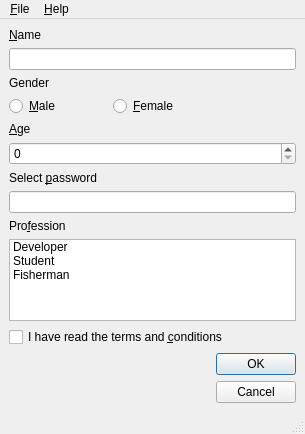
<ui version="4.0" >
 <class>MainWindow</class>
 <widget class="QMainWindow" name="MainWindow" >
  <property name="geometry" >
   <rect>
    <x>0</x>
    <y>0</y>
    <width>305</width>
    <height>434</height>
   </rect>
  </property>
  <property name="windowTitle" >
   <string>MainWindow</string>
  </property>
  <widget class="QWidget" name="centralwidget" >
   <layout class="QGridLayout" >
    <property name="margin" >
     <number>9</number>
    </property>
    <property name="spacing" >
     <number>6</number>
    </property>
    <item row="1" column="0" colspan="3" >
     <widget class="QLineEdit" name="nameEdit" />
    </item>
    <item row="0" column="0" colspan="2" >
     <widget class="QLabel" name="nameLabel" >
      <property name="text" >
       <string>&amp;Name</string>
      </property>
      <property name="buddy" >
       <cstring>nameEdit</cstring>
      </property>
     </widget>
    </item>
    <item row="2" column="0" colspan="2" >
     <widget class="QLabel" name="genderLabel" >
      <property name="text" >
       <string>Gender</string>
      </property>
     </widget>
    </item>
    <item row="3" column="1" colspan="2" >
     <widget class="QRadioButton" name="femaleRadioButton" >
      <property name="text" >
       <string>&amp;Female</string>
      </property>
     </widget>
    </item>
    <item row="3" column="0" >
     <widget class="QRadioButton" name="maleRadioButton" >
      <property name="text" >
       <string>&amp;Male</string>
      </property>
     </widget>
    </item>
    <item row="4" column="0" colspan="2" >
     <widget class="QLabel" name="ageLabel" >
      <property name="text" >
       <string>&amp;Age</string>
      </property>
      <property name="buddy" >
       <cstring>ageSpinBox</cstring>
      </property>
     </widget>
    </item>
    <item row="5" column="0" colspan="3" >
     <widget class="QSpinBox" name="ageSpinBox" />
    </item>
    <item row="6" column="0" colspan="2" >
     <widget class="QLabel" name="passwordLabel" >
      <property name="text" >
       <string>Select &amp;password</string>
      </property>
      <property name="buddy" >
       <cstring>passwordEdit</cstring>
      </property>
     </widget>
    </item>
    <item row="7" column="0" colspan="3" >
     <widget class="QLineEdit" name="passwordEdit" >
      <property name="echoMode" >
       <enum>QLineEdit::Password</enum>
      </property>
     </widget>
    </item>
    <item row="9" column="0" colspan="3" >
     <widget class="QListWidget" name="professionList" >
      <item>
       <property name="text" >
        <string>Developer</string>
       </property>
      </item>
      <item>
       <property name="text" >
        <string>Student</string>
       </property>
      </item>
      <item>
       <property name="text" >
        <string>Fisherman</string>
       </property>
      </item>
     </widget>
    </item>
    <item row="11" column="2" >
     <widget class="QDialogButtonBox" name="buttonBox" >
      <property name="orientation" >
       <enum>Qt::Vertical</enum>
      </property>
      <property name="standardButtons" >
       <set>QDialogButtonBox::Cancel|QDialogButtonBox::NoButton|QDialogButtonBox::Ok</set>
      </property>
     </widget>
    </item>
    <item row="10" column="0" colspan="3" >
     <widget class="QCheckBox" name="agreeCheckBox" >
      <property name="text" >
       <string>I have read the terms and &amp;conditions</string>
      </property>
     </widget>
    </item>
    <item row="8" column="0" colspan="2" >
     <widget class="QLabel" name="label" >
      <property name="text" >
       <string>Pro&amp;fession</string>
      </property>
      <property name="buddy" >
       <cstring>professionList</cstring>
      </property>
     </widget>
    </item>
   </layout>
  </widget>
  <widget class="QMenuBar" name="menubar" >
   <property name="geometry" >
    <rect>
     <x>0</x>
     <y>0</y>
     <width>305</width>
     <height>29</height>
    </rect>
   </property>
   <widget class="QMenu" name="menu_File" >
    <property name="title" >
     <string>&amp;File</string>
    </property>
    <addaction name="editStyleAction" />
    <addaction name="separator" />
    <addaction name="exitAction" />
   </widget>
   <widget class="QMenu" name="menu_Help" >
    <property name="title" >
     <string>&amp;Help</string>
    </property>
    <addaction name="aboutAction" />
    <addaction name="separator" />
    <addaction name="aboutQtAction" />
   </widget>
   <addaction name="menu_File" />
   <addaction name="menu_Help" />
  </widget>
  <widget class="QStatusBar" name="statusbar" />
  <action name="exitAction" >
   <property name="text" >
    <string>&amp;Exit</string>
   </property>
  </action>
  <action name="aboutQtAction" >
   <property name="text" >
    <string>About Qt</string>
   </property>
  </action>
  <action name="editStyleAction" >
   <property name="text" >
    <string>Edit &amp;Style</string>
   </property>
  </action>
  <action name="aboutAction" >
   <property name="text" >
    <string>About</string>
   </property>
  </action>
 </widget>
 <tabstops>
  <tabstop>nameEdit</tabstop>
  <tabstop>maleRadioButton</tabstop>
  <tabstop>femaleRadioButton</tabstop>
  <tabstop>ageSpinBox</tabstop>
  <tabstop>passwordEdit</tabstop>
  <tabstop>professionList</tabstop>
  <tabstop>agreeCheckBox</tabstop>
 </tabstops>
 <resources/>
 <connections/>
</ui>
